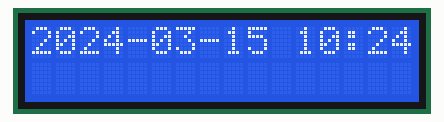
Recording of a sketch running on a simulated ESP32. Shown: 16×2 character LCD. WiFi joins after 1.5 s; servers stay silent unless stated; network time is answered at once with the bench clock; the local clock reads 2024-03-15 10:24:30 at power-on unless the sketch sets it; what the sketch prints to the serial monitor is not drawn.

Above: at 1.7 s.
At 30.2 s:
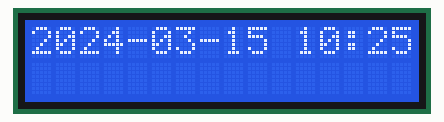
At 90.2 s:
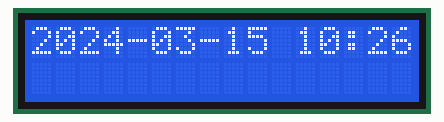

The sketch:

26_fecha_hora_ntp.ino
```cpp
#include <NTPClient.h>
#include <WiFi.h>
#include <WiFiUdp.h>
#include <LiquidCrystal_I2C.h>
#include <Wire.h>

#define SDA 13
#define SCL 14
#define LCD_ADDRESS 0X3F // 0X27

const char *ssid = "Aula 1";
const char *password = "Horus.2025";

// Define NTP Client to get time
WiFiUDP ntpUDP;
NTPClient timeClient(ntpUDP);

LiquidCrystal_I2C lcd(LCD_ADDRESS, 16, 2);

void setup()
{
  Serial.begin(115200);

  WiFi.begin(ssid, password);

  while (WiFi.status() != WL_CONNECTED)
  {
    delay(500);
    Serial.print(".");
  }
  timeClient.begin();
  /*
    Set offset time in seconds to adjust for your timezone, for example:
      GMT +1 = 3600
      GMT +2 = 7200
      GMT +8 = 28800
      GMT -1 = -3600
      GMT 0 = 0
  */
  timeClient.setTimeOffset(7200);
  Wire.begin(SDA, SCL);
  // Wire.beginTransmission(LCD_ADDRESS);

  timeClient.begin();

  lcd.init();
  lcd.backlight();
  lcd.clear();

}

void loop()
{

  timeClient.update();
  String formattedDate = timeClient.getFormattedDate();
  // Extract date
  // The format is: AAAA-MM-DDTHH:MM:SS
  int splitT = formattedDate.indexOf("T");
  String dayStamp = formattedDate.substring(0, splitT);
  // Extract time
  String timeStamp = formattedDate.substring(splitT + 1, formattedDate.length() - 1);

  lcd.setCursor(0, 0);

  lcd.print(dayStamp + " " + timeStamp);

  delay(1000);
}
```

Measured:
- what the display in image 0 shows lasts 28.5 s, from 1.6 s to 30.1 s
- what the display in image 1 shows lasts 60.1 s, from 30.1 s to 90.2 s
